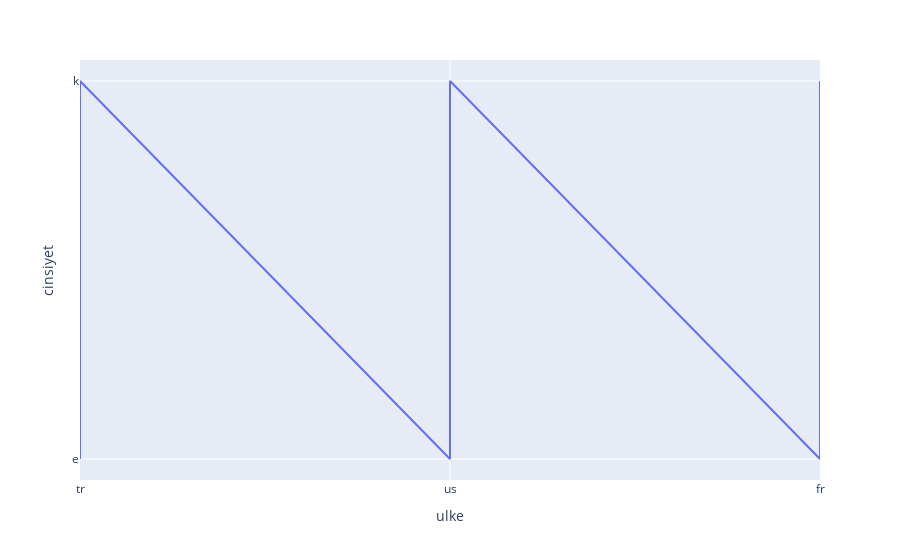

The code cell stored with this chart in its notebook:
### Code cell
px.line(df, x = "ulke", y = "cinsiyet")

### Figure 1 — Plotly figure (JSON) as saved in the notebook; plotly's stock layout.template omitted (floating-point values rounded to 4 significant figures)
{"data": [{"hovertemplate": "ulke=%{x}<br>cinsiyet=%{y}<extra></extra>", "legendgroup": "", "line": {"color": "#636efa", "dash": "solid"}, "marker": {"symbol": "circle"}, "mode": "lines", "name": "", "orientation": "v", "showlegend": false, "type": "scatter", "x": ["tr", "tr", "tr", "tr", "tr", "tr", "tr", "tr", "tr", "us", "us", "us", "us", "us", "us", "fr", "fr", "fr", "fr", "fr", "fr", "fr"], "xaxis": "x", "y": ["e", "e", "k", "k", "e", "e", "e", "e", "k", "e", "k", "k", "k", "k", "k", "e", "e", "e", "e", "k", "k", "k"], "yaxis": "y"}], "layout": {"legend": {"tracegroupgap": 0}, "margin": {"t": 60}, "xaxis": {"anchor": "y", "domain": [0, 1], "title": {"text": "ulke"}}, "yaxis": {"anchor": "x", "domain": [0, 1], "title": {"text": "cinsiyet"}}}}
